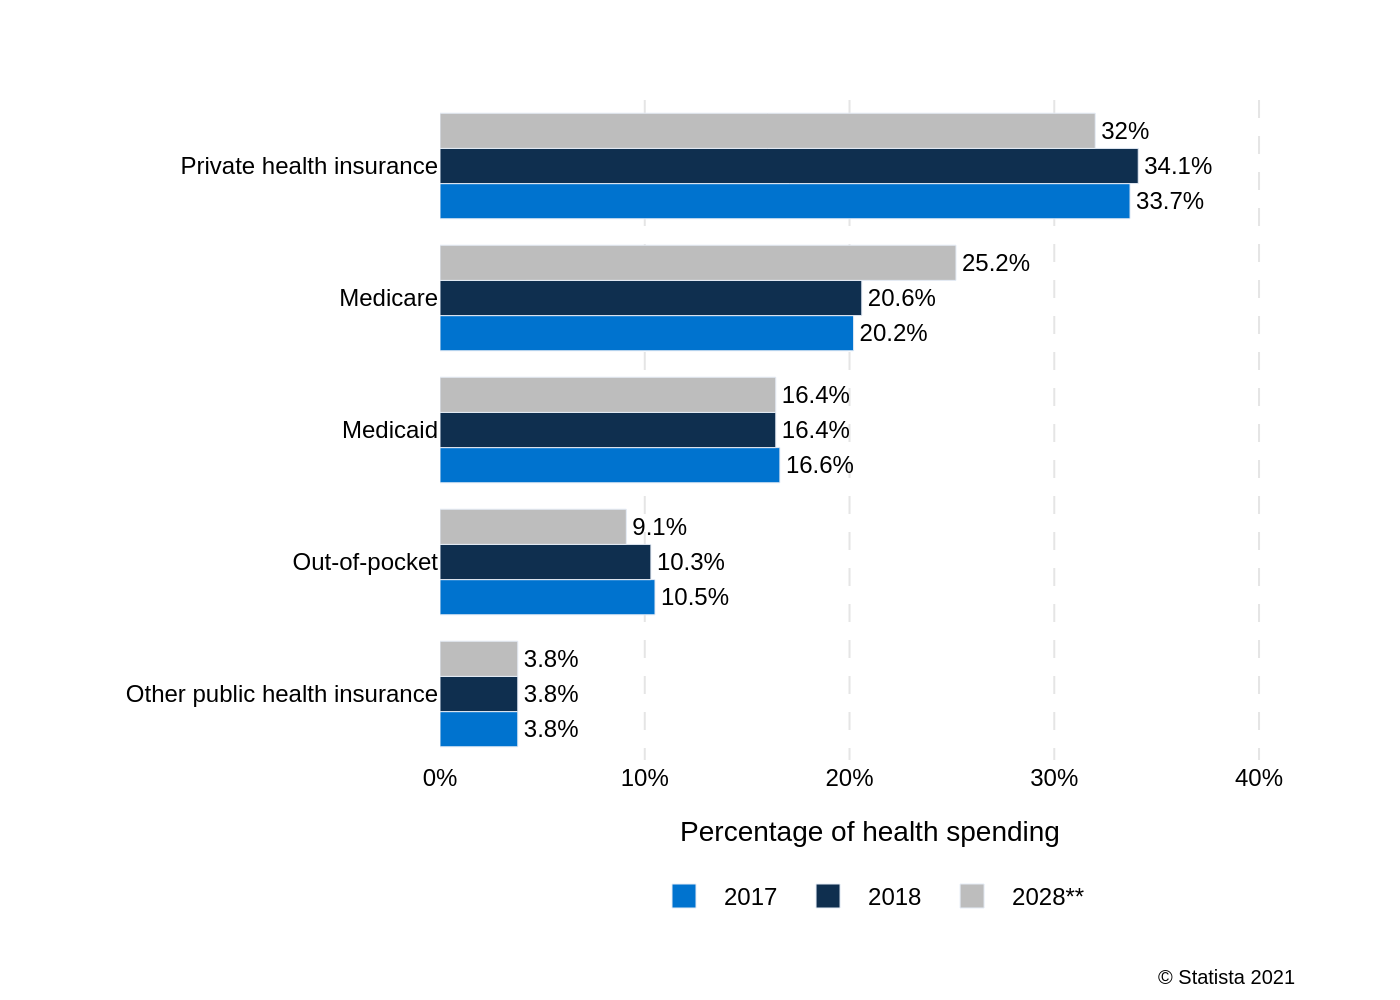

Reproduce this figure in Python.
import sys
import json
import plotly.graph_objects as go

# --- 1. Load data from JSON file provided as a command-line argument ---
if len(sys.argv) != 2:
    print("Usage: python generate_chart.py <json_file_path>")
    sys.exit(1)

json_path = sys.argv[1]
try:
    with open(json_path, 'r', encoding='utf-8') as f:
        chart_data = json.load(f)
except FileNotFoundError:
    print(f"Error: JSON file not found at {json_path}")
    sys.exit(1)
except json.JSONDecodeError:
    print(f"Error: Could not decode JSON from {json_path}")
    sys.exit(1)

# --- 2. Extract data and texts from the loaded JSON ---
categories = chart_data['categories']
series_data = chart_data['series']
texts = chart_data['texts']
colors = chart_data['colors']

# --- 3. Create the Plotly figure ---
fig = go.Figure()

# Plotly plots categories from bottom to top, so we reverse the lists to match the image's top-to-bottom order.
y_categories_reversed = categories[::-1]

for i, series in enumerate(series_data):
    # Reverse values to align with reversed categories
    values_reversed = series['values'][::-1]
    
    # Format text labels to show '.0' as integer
    text_labels = [f"{v:.1f}%".replace(".0%", "%") for v in values_reversed]
    
    fig.add_trace(go.Bar(
        y=y_categories_reversed,
        x=values_reversed,
        name=series['name'],
        orientation='h',
        marker=dict(color=colors[i]),
        text=text_labels,
        textposition='outside',
        cliponaxis=False,  # Prevents text labels from being clipped at the chart edge
        hoverinfo='none'
    ))

# --- 4. Configure the layout for accuracy and appearance ---
# Construct title string
title_text = ""
if texts.get("title") and texts.get("subtitle"):
    title_text = f"<b>{texts['title']}</b><br><sub>{texts['subtitle']}</sub>"
elif texts.get("title"):
    title_text = f"<b>{texts['title']}</b>"

fig.update_layout(
    barmode='group',
    font=dict(family="Arial", size=12, color="black"),
    title=dict(text=title_text, x=0.05, xanchor='left'),
    xaxis=dict(
        title=texts.get('x_axis_title'),
        ticksuffix='%',
        showgrid=True,
        gridcolor='#E5E5E5',
        gridwidth=1,
        griddash='dash',
        zeroline=False,
        range=[0, 42]  # Set range to provide space for text labels
    ),
    yaxis=dict(
        title=texts.get('y_axis_title'),
        showgrid=False
    ),
    legend=dict(
        orientation='h',
        yanchor='bottom',
        y=-0.25,
        xanchor='center',
        x=0.5
    ),
    plot_bgcolor='white',
    margin=dict(l=220, r=50, t=50, b=120),  # Adjust margins for labels and source text
    annotations=[
        dict(
            text=texts.get('source', ''),
            showarrow=False,
            xref='paper',
            yref='paper',
            x=1,
            y=-0.35,
            xanchor='right',
            yanchor='bottom',
            font=dict(family="Arial", size=10)
        )
    ]
)

fig.update_traces(textfont=dict(family="Arial"))

# --- 5. Save the chart as a high-resolution PNG file ---
base_filename = json_path.rsplit('.', 1)[0]
output_filename = f"{base_filename}.png"
fig.write_image(output_filename, scale=2)

print(f"Chart saved to {output_filename}")
